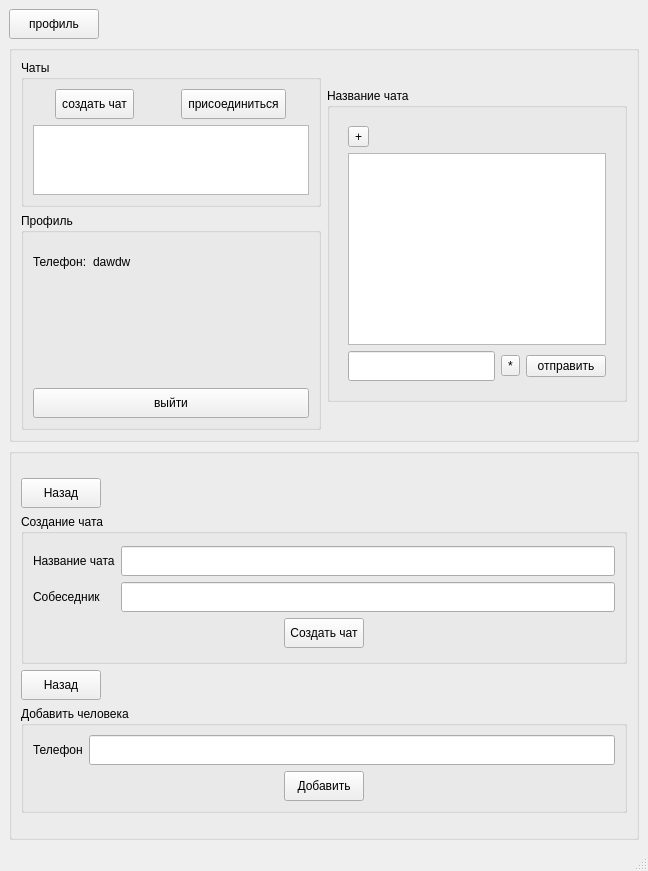
<?xml version="1.0" encoding="UTF-8"?>
<ui version="4.0">
 <class>App_window</class>
 <widget class="QMainWindow" name="App_window">
  <property name="enabled">
   <bool>true</bool>
  </property>
  <property name="geometry">
   <rect>
    <x>0</x>
    <y>0</y>
    <width>648</width>
    <height>871</height>
   </rect>
  </property>
  <property name="sizePolicy">
   <sizepolicy hsizetype="Maximum" vsizetype="Maximum">
    <horstretch>0</horstretch>
    <verstretch>0</verstretch>
   </sizepolicy>
  </property>
  <property name="minimumSize">
   <size>
    <width>0</width>
    <height>0</height>
   </size>
  </property>
  <property name="maximumSize">
   <size>
    <width>16777215</width>
    <height>986</height>
   </size>
  </property>
  <property name="windowTitle">
   <string>GotoChat</string>
  </property>
  <widget class="QWidget" name="centralwidget">
   <layout class="QGridLayout" name="gridLayout_17">
    <item row="0" column="0">
     <layout class="QGridLayout" name="gridLayout_16">
      <item row="0" column="0">
       <layout class="QVBoxLayout" name="verticalLayout">
        <item>
         <layout class="QHBoxLayout" name="horizontalLayout_4">
          <item>
           <widget class="QToolButton" name="toolButton_2">
            <property name="minimumSize">
             <size>
              <width>90</width>
              <height>30</height>
             </size>
            </property>
            <property name="maximumSize">
             <size>
              <width>90</width>
              <height>30</height>
             </size>
            </property>
            <property name="text">
             <string>профиль</string>
            </property>
           </widget>
          </item>
          <item>
           <spacer name="horizontalSpacer_2">
            <property name="orientation">
             <enum>Qt::Horizontal</enum>
            </property>
            <property name="sizeType">
             <enum>QSizePolicy::MinimumExpanding</enum>
            </property>
            <property name="sizeHint" stdset="0">
             <size>
              <width>40</width>
              <height>20</height>
             </size>
            </property>
           </spacer>
          </item>
         </layout>
        </item>
        <item>
         <widget class="QGroupBox" name="main_things">
          <property name="title">
           <string/>
          </property>
          <layout class="QGridLayout" name="gridLayout_13">
           <item row="0" column="0">
            <layout class="QHBoxLayout" name="horizontalLayout_3">
             <item>
              <layout class="QGridLayout" name="gridLayout_11">
               <item row="0" column="0">
                <widget class="QGroupBox" name="chat_list">
                 <property name="sizePolicy">
                  <sizepolicy hsizetype="Preferred" vsizetype="Maximum">
                   <horstretch>0</horstretch>
                   <verstretch>0</verstretch>
                  </sizepolicy>
                 </property>
                 <property name="minimumSize">
                  <size>
                   <width>0</width>
                   <height>0</height>
                  </size>
                 </property>
                 <property name="title">
                  <string>Чаты</string>
                 </property>
                 <layout class="QGridLayout" name="gridLayout_5">
                  <item row="0" column="0">
                   <layout class="QGridLayout" name="gridLayout">
                    <item row="0" column="0">
                     <layout class="QHBoxLayout" name="horizontalLayout">
                      <item>
                       <widget class="QToolButton" name="toolButton">
                        <property name="minimumSize">
                         <size>
                          <width>0</width>
                          <height>30</height>
                         </size>
                        </property>
                        <property name="maximumSize">
                         <size>
                          <width>16777215</width>
                          <height>30</height>
                         </size>
                        </property>
                        <property name="text">
                         <string>создать чат</string>
                        </property>
                       </widget>
                      </item>
                      <item>
                       <spacer name="horizontalSpacer_9">
                        <property name="orientation">
                         <enum>Qt::Horizontal</enum>
                        </property>
                        <property name="sizeType">
                         <enum>QSizePolicy::Maximum</enum>
                        </property>
                        <property name="sizeHint" stdset="0">
                         <size>
                          <width>19</width>
                          <height>30</height>
                         </size>
                        </property>
                       </spacer>
                      </item>
                      <item>
                       <widget class="QToolButton" name="toolButton_5">
                        <property name="minimumSize">
                         <size>
                          <width>0</width>
                          <height>30</height>
                         </size>
                        </property>
                        <property name="maximumSize">
                         <size>
                          <width>16777215</width>
                          <height>31</height>
                         </size>
                        </property>
                        <property name="text">
                         <string>присоединиться</string>
                        </property>
                       </widget>
                      </item>
                     </layout>
                    </item>
                    <item row="1" column="0">
                     <widget class="QListView" name="listView"/>
                    </item>
                   </layout>
                  </item>
                 </layout>
                </widget>
               </item>
               <item row="1" column="0">
                <widget class="QGroupBox" name="profile">
                 <property name="sizePolicy">
                  <sizepolicy hsizetype="Preferred" vsizetype="Maximum">
                   <horstretch>0</horstretch>
                   <verstretch>0</verstretch>
                  </sizepolicy>
                 </property>
                 <property name="title">
                  <string>Профиль</string>
                 </property>
                 <layout class="QGridLayout" name="gridLayout_3">
                  <item row="0" column="0">
                   <layout class="QGridLayout" name="gridLayout_4">
                    <item row="0" column="0">
                     <layout class="QGridLayout" name="gridLayout_2">
                      <item row="0" column="0">
                       <widget class="QLabel" name="phone_label1">
                        <property name="sizePolicy">
                         <sizepolicy hsizetype="Maximum" vsizetype="Preferred">
                          <horstretch>0</horstretch>
                          <verstretch>0</verstretch>
                         </sizepolicy>
                        </property>
                        <property name="minimumSize">
                         <size>
                          <width>0</width>
                          <height>40</height>
                         </size>
                        </property>
                        <property name="maximumSize">
                         <size>
                          <width>16777215</width>
                          <height>40</height>
                         </size>
                        </property>
                        <property name="styleSheet">
                         <string notr="true">font: 18pt &quot;Ubuntu&quot;;</string>
                        </property>
                        <property name="text">
                         <string>Телефон:</string>
                        </property>
                       </widget>
                      </item>
                      <item row="0" column="1">
                       <widget class="QLabel" name="phone_label">
                        <property name="text">
                         <string>dawdw</string>
                        </property>
                       </widget>
                      </item>
                     </layout>
                    </item>
                    <item row="1" column="0">
                     <spacer name="horizontalSpacer">
                      <property name="orientation">
                       <enum>Qt::Horizontal</enum>
                      </property>
                      <property name="sizeType">
                       <enum>QSizePolicy::Maximum</enum>
                      </property>
                      <property name="sizeHint" stdset="0">
                       <size>
                        <width>40</width>
                        <height>100</height>
                       </size>
                      </property>
                     </spacer>
                    </item>
                    <item row="2" column="0">
                     <widget class="QPushButton" name="pushButton_3">
                      <property name="minimumSize">
                       <size>
                        <width>0</width>
                        <height>30</height>
                       </size>
                      </property>
                      <property name="maximumSize">
                       <size>
                        <width>16777215</width>
                        <height>30</height>
                       </size>
                      </property>
                      <property name="text">
                       <string>выйти</string>
                      </property>
                     </widget>
                    </item>
                   </layout>
                  </item>
                 </layout>
                </widget>
               </item>
              </layout>
             </item>
             <item>
              <widget class="QGroupBox" name="messages">
               <property name="sizePolicy">
                <sizepolicy hsizetype="Preferred" vsizetype="Maximum">
                 <horstretch>0</horstretch>
                 <verstretch>0</verstretch>
                </sizepolicy>
               </property>
               <property name="title">
                <string>Название чата</string>
               </property>
               <layout class="QGridLayout" name="gridLayout_7">
                <item row="0" column="0">
                 <widget class="QWidget" name="chat" native="true">
                  <layout class="QGridLayout" name="gridLayout_6">
                   <item row="0" column="0">
                    <layout class="QVBoxLayout" name="verticalLayout_2">
                     <item>
                      <widget class="QToolButton" name="toolButton_4">
                       <property name="text">
                        <string>+</string>
                       </property>
                      </widget>
                     </item>
                     <item>
                      <widget class="QListView" name="listView_2">
                       <property name="sizePolicy">
                        <sizepolicy hsizetype="Expanding" vsizetype="Maximum">
                         <horstretch>0</horstretch>
                         <verstretch>0</verstretch>
                        </sizepolicy>
                       </property>
                      </widget>
                     </item>
                     <item>
                      <layout class="QHBoxLayout" name="horizontalLayout_2">
                       <item>
                        <widget class="QLineEdit" name="lineEdit">
                         <property name="minimumSize">
                          <size>
                           <width>0</width>
                           <height>30</height>
                          </size>
                         </property>
                         <property name="maximumSize">
                          <size>
                           <width>16777215</width>
                           <height>30</height>
                          </size>
                         </property>
                        </widget>
                       </item>
                       <item>
                        <widget class="QToolButton" name="toolButton_3">
                         <property name="text">
                          <string>*</string>
                         </property>
                        </widget>
                       </item>
                       <item>
                        <widget class="QPushButton" name="pushButton">
                         <property name="text">
                          <string>отправить</string>
                         </property>
                        </widget>
                       </item>
                      </layout>
                     </item>
                    </layout>
                   </item>
                  </layout>
                 </widget>
                </item>
               </layout>
              </widget>
             </item>
            </layout>
           </item>
          </layout>
         </widget>
        </item>
       </layout>
      </item>
      <item row="1" column="0">
       <widget class="QGroupBox" name="groupBox">
        <property name="title">
         <string/>
        </property>
        <layout class="QGridLayout" name="gridLayout_14">
         <item row="0" column="0">
          <layout class="QGridLayout" name="gridLayout_15">
           <item row="0" column="0">
            <layout class="QHBoxLayout" name="horizontalLayout_6">
             <item>
              <widget class="QPushButton" name="pushButton_5">
               <property name="sizePolicy">
                <sizepolicy hsizetype="Fixed" vsizetype="Fixed">
                 <horstretch>0</horstretch>
                 <verstretch>0</verstretch>
                </sizepolicy>
               </property>
               <property name="minimumSize">
                <size>
                 <width>80</width>
                 <height>30</height>
                </size>
               </property>
               <property name="maximumSize">
                <size>
                 <width>80</width>
                 <height>30</height>
                </size>
               </property>
               <property name="text">
                <string>Назад</string>
               </property>
              </widget>
             </item>
             <item>
              <spacer name="horizontalSpacer_5">
               <property name="orientation">
                <enum>Qt::Horizontal</enum>
               </property>
               <property name="sizeType">
                <enum>QSizePolicy::MinimumExpanding</enum>
               </property>
               <property name="sizeHint" stdset="0">
                <size>
                 <width>40</width>
                 <height>20</height>
                </size>
               </property>
              </spacer>
             </item>
            </layout>
           </item>
           <item row="1" column="0">
            <widget class="QGroupBox" name="chat_creation">
             <property name="sizePolicy">
              <sizepolicy hsizetype="Preferred" vsizetype="Maximum">
               <horstretch>0</horstretch>
               <verstretch>0</verstretch>
              </sizepolicy>
             </property>
             <property name="minimumSize">
              <size>
               <width>300</width>
               <height>150</height>
              </size>
             </property>
             <property name="title">
              <string>Создание чата</string>
             </property>
             <layout class="QGridLayout" name="gridLayout_10">
              <item row="0" column="0">
               <layout class="QVBoxLayout" name="verticalLayout_4">
                <item>
                 <layout class="QGridLayout" name="gridLayout_9">
                  <item row="0" column="0">
                   <widget class="QLabel" name="label_6">
                    <property name="text">
                     <string>Название чата</string>
                    </property>
                   </widget>
                  </item>
                  <item row="0" column="1">
                   <widget class="QLineEdit" name="lineEdit_3">
                    <property name="minimumSize">
                     <size>
                      <width>0</width>
                      <height>30</height>
                     </size>
                    </property>
                    <property name="maximumSize">
                     <size>
                      <width>16777215</width>
                      <height>30</height>
                     </size>
                    </property>
                   </widget>
                  </item>
                  <item row="1" column="0">
                   <widget class="QLabel" name="label_7">
                    <property name="text">
                     <string>Собеседник</string>
                    </property>
                   </widget>
                  </item>
                  <item row="1" column="1">
                   <widget class="QLineEdit" name="lineEdit_4">
                    <property name="minimumSize">
                     <size>
                      <width>0</width>
                      <height>30</height>
                     </size>
                    </property>
                    <property name="maximumSize">
                     <size>
                      <width>16777215</width>
                      <height>30</height>
                     </size>
                    </property>
                   </widget>
                  </item>
                 </layout>
                </item>
                <item>
                 <layout class="QHBoxLayout" name="horizontalLayout_5">
                  <item>
                   <spacer name="horizontalSpacer_3">
                    <property name="orientation">
                     <enum>Qt::Horizontal</enum>
                    </property>
                    <property name="sizeHint" stdset="0">
                     <size>
                      <width>40</width>
                      <height>20</height>
                     </size>
                    </property>
                   </spacer>
                  </item>
                  <item>
                   <widget class="QPushButton" name="pushButton_4">
                    <property name="sizePolicy">
                     <sizepolicy hsizetype="Maximum" vsizetype="Fixed">
                      <horstretch>0</horstretch>
                      <verstretch>0</verstretch>
                     </sizepolicy>
                    </property>
                    <property name="minimumSize">
                     <size>
                      <width>0</width>
                      <height>30</height>
                     </size>
                    </property>
                    <property name="maximumSize">
                     <size>
                      <width>16777215</width>
                      <height>30</height>
                     </size>
                    </property>
                    <property name="text">
                     <string>Создать чат</string>
                    </property>
                   </widget>
                  </item>
                  <item>
                   <spacer name="horizontalSpacer_4">
                    <property name="orientation">
                     <enum>Qt::Horizontal</enum>
                    </property>
                    <property name="sizeHint" stdset="0">
                     <size>
                      <width>40</width>
                      <height>20</height>
                     </size>
                    </property>
                   </spacer>
                  </item>
                 </layout>
                </item>
               </layout>
              </item>
             </layout>
            </widget>
           </item>
           <item row="2" column="0">
            <layout class="QVBoxLayout" name="verticalLayout_6">
             <item>
              <layout class="QHBoxLayout" name="horizontalLayout_7">
               <item>
                <widget class="QPushButton" name="pushButton_7">
                 <property name="sizePolicy">
                  <sizepolicy hsizetype="Fixed" vsizetype="Fixed">
                   <horstretch>0</horstretch>
                   <verstretch>0</verstretch>
                  </sizepolicy>
                 </property>
                 <property name="minimumSize">
                  <size>
                   <width>80</width>
                   <height>30</height>
                  </size>
                 </property>
                 <property name="maximumSize">
                  <size>
                   <width>80</width>
                   <height>30</height>
                  </size>
                 </property>
                 <property name="text">
                  <string>Назад</string>
                 </property>
                </widget>
               </item>
               <item>
                <spacer name="horizontalSpacer_8">
                 <property name="orientation">
                  <enum>Qt::Horizontal</enum>
                 </property>
                 <property name="sizeType">
                  <enum>QSizePolicy::MinimumExpanding</enum>
                 </property>
                 <property name="sizeHint" stdset="0">
                  <size>
                   <width>40</width>
                   <height>20</height>
                  </size>
                 </property>
                </spacer>
               </item>
              </layout>
             </item>
             <item>
              <widget class="QGroupBox" name="add_person">
               <property name="sizePolicy">
                <sizepolicy hsizetype="Preferred" vsizetype="Maximum">
                 <horstretch>0</horstretch>
                 <verstretch>0</verstretch>
                </sizepolicy>
               </property>
               <property name="title">
                <string>Добавить человека</string>
               </property>
               <layout class="QGridLayout" name="gridLayout_12">
                <item row="0" column="0">
                 <layout class="QVBoxLayout" name="verticalLayout_5">
                  <item>
                   <layout class="QGridLayout" name="gridLayout_8">
                    <item row="0" column="0">
                     <widget class="QLabel" name="label_2">
                      <property name="text">
                       <string>Телефон</string>
                      </property>
                     </widget>
                    </item>
                    <item row="0" column="1">
                     <widget class="QLineEdit" name="lineEdit_5">
                      <property name="minimumSize">
                       <size>
                        <width>0</width>
                        <height>30</height>
                       </size>
                      </property>
                      <property name="maximumSize">
                       <size>
                        <width>16777215</width>
                        <height>30</height>
                       </size>
                      </property>
                     </widget>
                    </item>
                   </layout>
                  </item>
                  <item>
                   <layout class="QHBoxLayout" name="horizontalLayout_8">
                    <item>
                     <spacer name="horizontalSpacer_6">
                      <property name="orientation">
                       <enum>Qt::Horizontal</enum>
                      </property>
                      <property name="sizeHint" stdset="0">
                       <size>
                        <width>40</width>
                        <height>20</height>
                       </size>
                      </property>
                     </spacer>
                    </item>
                    <item>
                     <widget class="QPushButton" name="pushButton_6">
                      <property name="minimumSize">
                       <size>
                        <width>0</width>
                        <height>30</height>
                       </size>
                      </property>
                      <property name="maximumSize">
                       <size>
                        <width>16777215</width>
                        <height>30</height>
                       </size>
                      </property>
                      <property name="text">
                       <string>Добавить</string>
                      </property>
                     </widget>
                    </item>
                    <item>
                     <spacer name="horizontalSpacer_7">
                      <property name="orientation">
                       <enum>Qt::Horizontal</enum>
                      </property>
                      <property name="sizeHint" stdset="0">
                       <size>
                        <width>40</width>
                        <height>20</height>
                       </size>
                      </property>
                     </spacer>
                    </item>
                   </layout>
                  </item>
                 </layout>
                </item>
               </layout>
              </widget>
             </item>
            </layout>
           </item>
          </layout>
         </item>
        </layout>
       </widget>
      </item>
     </layout>
    </item>
   </layout>
  </widget>
  <widget class="QMenuBar" name="menubar">
   <property name="geometry">
    <rect>
     <x>0</x>
     <y>0</y>
     <width>648</width>
     <height>29</height>
    </rect>
   </property>
  </widget>
  <widget class="QStatusBar" name="statusbar"/>
 </widget>
 <resources/>
 <connections/>
</ui>
